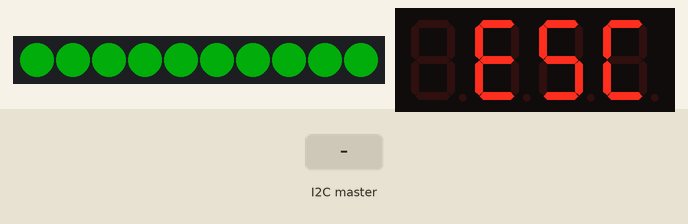
This sketch was run on a simulated Arduino Uno, built with avr-gcc and run on an emulated ATmega328P. Parts: 10 RGB LEDs in strip order, left to right, 4-digit seven-segment display. The test bench sets the inputs (shaded band). Dim RGB values are drawn brighter than linear.

Above: at 4.7 s.
4.8 s: the I2C master sends "G"
At 5.9 s:
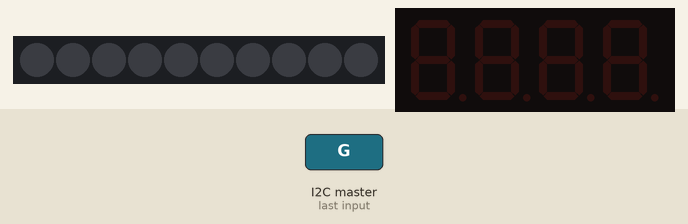
6.3 s: the I2C master sends the byte 0
At 7.0 s:
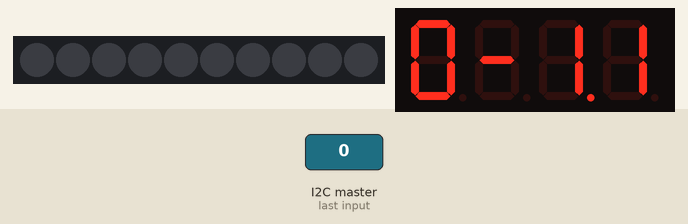
7.8 s: the I2C master sends the byte 2
At 8.1 s:
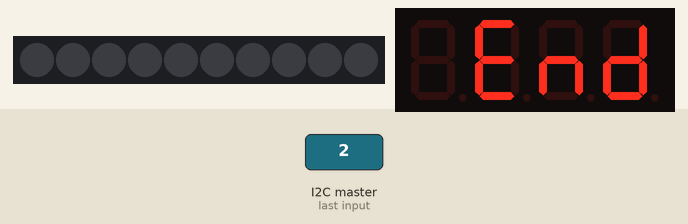
Timing chart, 0 to 10.8 s (numbered marks = the images above; inputs shaded):
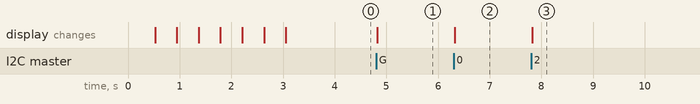

The sketch:

HPTLDB_main.ino
```cpp
#include <Wire.h>
#include <TM1637Display.h>
#include <Adafruit_NeoPixel.h>

#define CLK 2                 // TM1637 CLK pin
#define DIO 3                 // TM1637 DIO pin
#define BRIGHTNESS_7SEG 7     // 7セグの輝度(0~7)

#define NUM_PIXELS 10         // 接続している NeoPixel の数
#define DATA_PIN 6            // 通信に使う PIN
#define BRIGHTNESS_NEO 50    // Neopixcel輝度

TM1637Display TIME_7SEG(CLK, DIO);

Adafruit_NeoPixel HP_GAUGE = Adafruit_NeoPixel(NUM_PIXELS, DATA_PIN, NEO_GRB + NEO_KHZ800);


void receiveEvent();

void Opening();
void I2CERROR();

void NOMAL_MODE(int HP, int timeH, int timeL);
void COUNTDOWN_MODE(int HP, int timeL);
void FINISH_MODE();
void RESET_MODE();
void ZERO_MODE();

void HP_DSP(int hp);

void HP_SET(char color[10]);
void GREEN(int num);
void YELLOW(int num);
void RED(int num);
void NONE(int num);


int TIME  = 0;
int HP    = 0;


void setup(){

  Opening();

//Serial.begin(9600);
  Wire.begin(0x1E);
  Wire.onReceive(receiveEvent);
}

//I2Cマスタからデータ送信時に実行
void receiveEvent(int Bytes){

  int event;
  int TIME, timeH, timeL;
  int HP;
/*
  while(Wire.available() != 4){
    I2CERROR();
  }
*/
  while(Wire.available()){

    event  = Wire.read();   //モード選択バイト
    HP     = Wire.read();   //HP
    timeH  = Wire.read();   //整数
    timeL  = Wire.read();   //小数点以下

    switch(event){
      case 0 :
        NOMAL_MODE(HP, timeH, timeL);
        break;

      case 1 :
        COUNTDOWN_MODE(HP, timeL);
        break;

      case 2 :
        FINISH_MODE();
        break;

      case 3 :
        RESET_MODE();
        break;

      default :
        ZERO_MODE();
        break;
    }

  //  Serial.println(HP);
  }

}


void loop(){

}


//電源投入時デモ
void Opening(){

  delay(500);

  HP_GAUGE.begin();
  HP_GAUGE.show();

  byte ESC[] = { 0,SEG_A | SEG_D | SEG_E | SEG_F | SEG_G , SEG_A | SEG_C | SEG_D | SEG_F | SEG_G , SEG_A | SEG_D | SEG_E | SEG_F };

  //7セグ輝度変更デモ
  for(int i=0; i<BRIGHTNESS_7SEG; i++){

    TIME_7SEG.setSegments(ESC);
    TIME_7SEG.setBrightness(i);
    if(i <= 1){
      HP_DSP(1);
    }
    else if(i>1 && i<=2){
      HP_DSP(2);
    }
    else if(i>2 && i<=3){
      HP_DSP(3);
    }
    else if(i>3 && i<=4){
      HP_DSP(4);
    }
    else if(i>4){
      HP_DSP(5);
    }
    delay(400);
  }

  //Serial.println("ready");
  delay(100);
}

//I2Cエラー(対応したデータと異なるバイト数のデータが送られてきたときエラー表示します。)
void I2CERROR(){
byte Err[] = { 0, SEG_A | SEG_D | SEG_E | SEG_F | SEG_G , SEG_E | SEG_G , SEG_E | SEG_G };
byte ZERO[] = {0, 0, 0, 0};

  TIME_7SEG.setSegments(ZERO);
  HP_SET("OYOYOYOYOY");
  delay(200);
  TIME_7SEG.setSegments(Err);
  TIME_7SEG.setBrightness(BRIGHTNESS_7SEG);
  HP_SET("RORORORORO");
  delay(200);
}

void NOMAL_MODE(int HP, int timeH, int timeL){

  int TIME;

  TIME   = (timeH*10)+timeL;

  TIME_7SEG.showNumberDecEx(TIME,0x20,true);

  HP_DSP(HP);

}

void COUNTDOWN_MODE(int HP, int timeL){

  byte GO[] = { 0,0, SEG_A | SEG_C | SEG_D | SEG_E | SEG_F , SEG_A | SEG_B | SEG_C | SEG_D | SEG_E | SEG_F };
  uint8_t num[4] = {};

  HP_DSP(HP);

  int count;

  if(timeL == 0xFF){

    //HP_SET("OOOOOOOOOO");

    TIME_7SEG.setSegments(GO);
    TIME_7SEG.setBrightness(BRIGHTNESS_7SEG);

  }
  else if(timeL>=0 && timeL<=9){

    num[2] = TIME_7SEG.encodeDigit(timeL);

    TIME_7SEG.setSegments(num);
    TIME_7SEG.setBrightness(BRIGHTNESS_7SEG);

  }

}

void FINISH_MODE(){

  byte END[] = {0,SEG_A | SEG_D | SEG_E | SEG_F | SEG_G , SEG_C | SEG_E | SEG_G , SEG_B | SEG_C | SEG_D | SEG_E | SEG_G};


  TIME_7SEG.setSegments(END);
  TIME_7SEG.setBrightness(BRIGHTNESS_7SEG);

}

void RESET_MODE(){
  byte ESC[] = { 0,SEG_A | SEG_D | SEG_E | SEG_F | SEG_G , SEG_A | SEG_C | SEG_D | SEG_F | SEG_G , SEG_A | SEG_D | SEG_E | SEG_F };

  TIME_7SEG.setSegments(ESC);
  TIME_7SEG.setBrightness(2);
  HP_SET("OOOOOOOOOO");

}

void ZERO_MODE(){

  byte zero[] = {0,0,0,0};

  TIME_7SEG.setSegments(zero);
  TIME_7SEG.setBrightness(0);
  HP_SET("OOOOOOOOOO");

}

//HPゲージ表示
void HP_DSP(int hp){

  switch (hp) {
      case 5 :
        HP_SET("GGGGGGGGGG");
        break;

      case 4 :
        HP_SET("OOGGGGGGGG");
        break;

      case 3 :
        HP_SET("OOOOGGGGGG");
        break;

      case 2 :
        HP_SET("OOOOOOYYYY");
        break;

      case 1 :
        HP_SET("OOOOOOOORR");
        break;

      default :
        HP_SET("OOOOOOOOOO");
        break;
  }
}

//10文字配列でLEDそれぞれの色を指定。 G-緑、Y-黄、R-赤、O-無
void HP_SET(char color[10]){
  for(int i=0; i<10; i++){
      if(color[i] == 'G'){
        GREEN(i);
      }
      else if(color[i] == 'Y'){
        YELLOW(i);
      }
      else if(color[i] == 'R'){
        RED(i);
      }
      else if(color[i] == 'O'){
        NONE(i);
      }
    }
    HP_GAUGE.setBrightness(BRIGHTNESS_NEO);
    HP_GAUGE.show();
}

void GREEN(int num){
  HP_GAUGE.setPixelColor(num,   0, 255,  20);
}

void YELLOW(int num){
  HP_GAUGE.setPixelColor(num, 255, 255,   0);
}

void RED(int num){
  HP_GAUGE.setPixelColor(num, 255,   0,   0);
}

void NONE(int num){
  HP_GAUGE.setPixelColor(num,  0,  0,  0);
}
```

Measured:
- after the input at 4.8 s, the display: changes at once (image 1)
- after the input at 6.3 s, the display: changes at once (image 2)
- after the input at 7.8 s, the display: changes at once (image 3)
